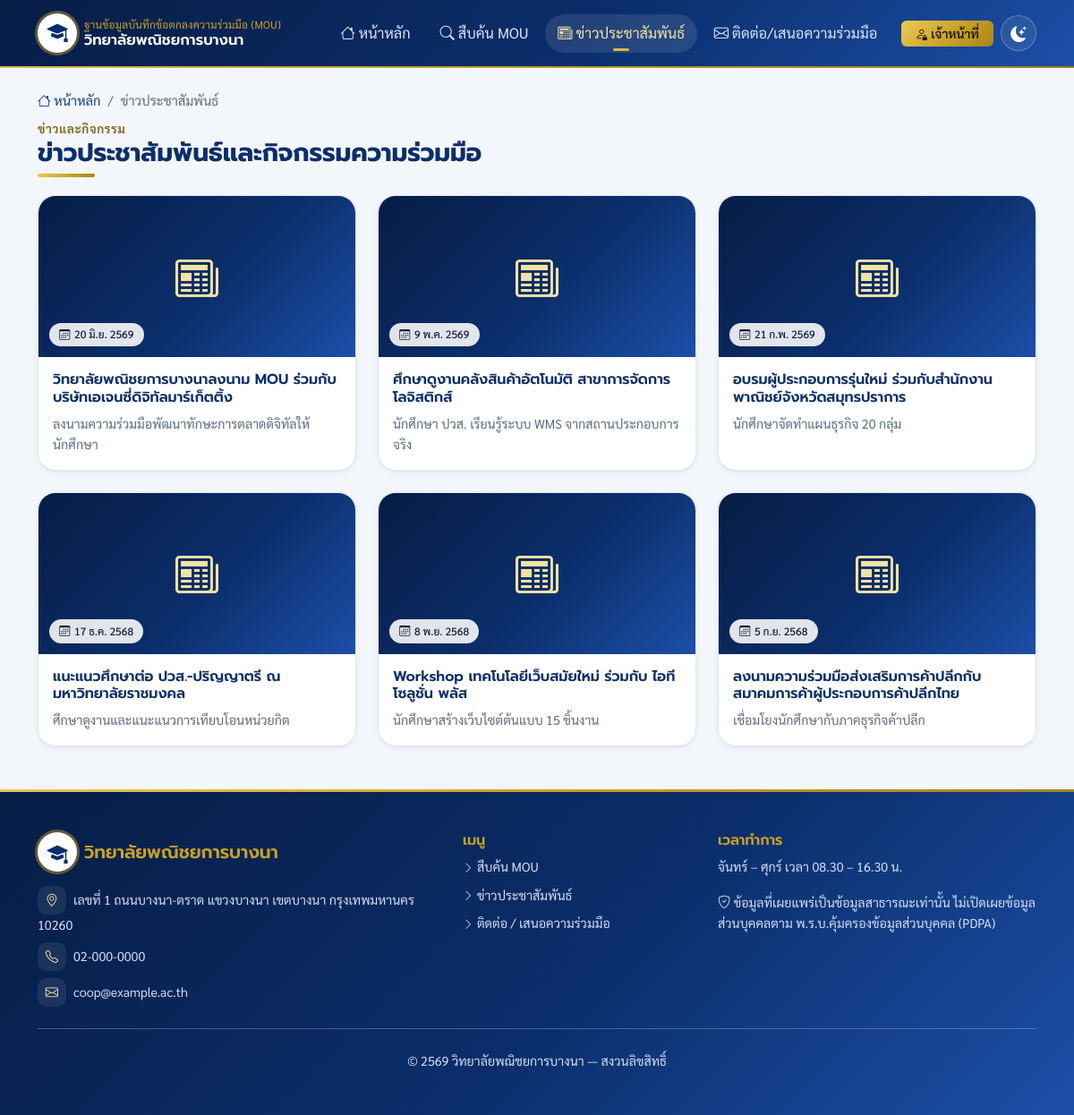
The page /news_list.php on the database its author committed.
### tables this page shows
CREATE TABLE IF NOT EXISTS `news` (
  `id` INT UNSIGNED NOT NULL AUTO_INCREMENT,
  `title` VARCHAR(300) NOT NULL,
  `slug` VARCHAR(300) DEFAULT NULL,
  `excerpt` VARCHAR(500) DEFAULT NULL,
  `content` MEDIUMTEXT,
  `cover_image` VARCHAR(255) DEFAULT NULL,
  `published_at` DATETIME NOT NULL DEFAULT CURRENT_TIMESTAMP,
  `is_published` TINYINT(1) NOT NULL DEFAULT 1,
  `author_id` INT UNSIGNED DEFAULT NULL,
  `view_count` INT UNSIGNED NOT NULL DEFAULT 0,
  `deleted_at` DATETIME DEFAULT NULL,
  PRIMARY KEY (`id`),
  KEY `idx_pub` (`is_published`,`published_at`),
  CONSTRAINT `fk_news_user` FOREIGN KEY (`author_id`) REFERENCES `users`(`id`) ON DELETE SET NULL
);

### includes/functions.php (called while the page is built, shortened)
<?php
require_once __DIR__ . '/db.php';
function e($value): string
{
    return htmlspecialchars((string) $value, ENT_QUOTES | ENT_SUBSTITUTE, 'UTF-8');
}
function url(string $path = ''): string
{
    return rtrim(BASE_URL, '/') . '/' . ltrim($path, '/');
}
function route(string $name, $id = null): string
{
    $pretty = ['home' => '', 'mou' => 'mou', 'news' => 'news', 'contact' => 'contact',
               'mou_detail' => 'mou/', 'news_detail' => 'news/', 'download' => 'download/'];
    $plain  = ['home' => 'public/index.php', 'mou' => 'public/mou_list.php', 'news' => 'public/news_list.php',
               'contact' => 'public/contact.php', 'mou_detail' => 'public/mou_detail.php?id=',
               'news_detail' => 'public/news_detail.php?id=', 'download' => 'public/download.php?id='];
    $map = USE_PRETTY_URLS ? $pretty : $plain;
    return url(($map[$name] ?? '') . ($id !== null ? (int) $id : ''));
}
function to_date($value): ?DateTimeImmutable
{
    try {
        return new DateTimeImmutable((string) $value);
    } catch (Exception $e) {
        return null;
    }
}
function thai_date($value, bool $short = false): string
{
    $d = to_date($value);
    $months = $short ? TH_MONTHS_SHORT : TH_MONTHS_FULL;
    return ((int) $d->format('j')) . ' ' . $months[(int) $d->format('n')] . ' ' . ((int) $d->format('Y') + 543);
}
function days_remaining($endDate): ?int
{
    $end = to_date($endDate);
    $today = new DateTimeImmutable('today');
    return (int) $today->diff($end->setTime(0, 0))->format('%r%a');
}
function settings_all(): array
{
    static $cache = null;
    if ($cache === null) {
        $cache = [];
        try {
            foreach (db_all('SELECT skey, svalue FROM settings') as $r) {
                $cache[$r['skey']] = $r['svalue'];
            }
        } catch (Throwable $e) {
            $cache = [];
        }
    }
    return $cache;
}
function setting(string $key, string $default = ''): string
{
    $all = settings_all();
    return isset($all[$key]) && $all[$key] !== '' ? $all[$key] : $default;
}
function expiring_days(): int
{
    $d = (int) setting('expiring_days', (string) DEFAULT_EXPIRING_DAYS);
    return $d > 0 ? $d : DEFAULT_EXPIRING_DAYS;
}
function refresh_mou_status(bool $force = false): void
{
    $today = date('Y-m-d');
    try {
        if (setting('daily_tasks_on') !== $today) {
            daily_tasks();
        }
    } catch (Throwable $e) {
        error_log('refresh_mou_status: ' . $e->getMessage());
    }
}
function daily_tasks(): array
{
    $result = ['new' => 0, 'mail' => null];
    try {
        $new = notify_expiring_mous();
        $result['new'] = count($new);
        if ($new) {
            $result['mail'] = send_expiring_digest($new);
        }
    } catch (Throwable $e) {
        error_log('daily_tasks: ' . $e->getMessage());
    }
    return $result;
}
function notify_expiring_mous(int $remindEveryDays = 30): array
{
    $rows = db_all(
        "SELECT m.id, m.mou_no, m.title, m.end_date, p.name AS partner_name
           FROM mou m JOIN partners p ON p.id = m.partner_id
          WHERE m.deleted_at IS NULL AND m.status = 'expiring'
          ORDER BY m.end_date, m.id"
    );
    $new = [];
    foreach ($rows as $r) {
        $days = days_remaining($r['end_date']);
        $new[] = $r + ['days' => $days];
    }
    return $new;
}
function send_expiring_digest(array $new): ?bool
{
    $to = setting('notify_email');
    if (!$new || $to === '' || !valid_email($to)) {
        return null;
    }
    $body = 'MOU ที่ใกล้หมดอายุ (ภายใน ' . expiring_days() . " วัน)\n" . str_repeat('-', 40) . "\n";
    $body .= "\nดูรายการและบันทึกการต่ออายุ: " . url('admin/mou_list.php?status=expiring') . "\n\n" . setting('college_name') . "\n";
    return send_text_mail($to, 'แจ้งเตือน MOU ใกล้หมดอายุ ' . count($new) . ' รายการ', $body);
}
function get(string $key, string $default = ''): string
{
    return isset($_GET[$key]) && is_string($_GET[$key]) ? trim($_GET[$key]) : $default;
}
function excerpt(string $text, int $len = 140): string
{
    $text = trim(preg_replace('/\s+/u', ' ', strip_tags($text)));
    return mb_strlen($text) > $len ? mb_substr($text, 0, $len) . '…' : $text;
}
function has_news_images(): bool
{
    static $ok = null;
    if ($ok === null) {
        try { $ok = (bool) db_val("SHOW TABLES LIKE 'news_images'"); } catch (Throwable $e) { $ok = false; }
    }
    return $ok;
}
function news_cover_sql(string $a = 'n'): string
{
    if (!has_news_images()) {
        return "$a.cover_image, 0 AS image_count";
    }
    return "COALESCE(NULLIF($a.cover_image, ''), (SELECT ni.stored_name FROM news_images ni WHERE ni.news_id = $a.id ORDER BY ni.sort_order, ni.id LIMIT 1)) AS cover_image,
            (SELECT COUNT(*) FROM news_images nc WHERE nc.news_id = $a.id) AS image_count";
}
function paginate(int $total, int $perPage, int $page): array
{
    $pages = max(1, (int) ceil($total / $perPage));
    $page  = min(max(1, $page), $pages);
    return ['page' => $page, 'pages' => $pages, 'offset' => ($page - 1) * $perPage, 'per' => $perPage, 'total' => $total];
}

### includes/db.php (called while the page is built, shortened)
<?php
function db(): PDO
{
    static $pdo = null;
    if ($pdo === null) {
        $dsn = 'mysql:host=' . DB_HOST . ';dbname=' . DB_NAME . ';charset=' . DB_CHARSET;
        try {
            $pdo = new PDO($dsn, DB_USER, DB_PASS, [
                PDO::ATTR_ERRMODE            => PDO::ERRMODE_EXCEPTION,
                PDO::ATTR_DEFAULT_FETCH_MODE => PDO::FETCH_ASSOC,
                PDO::ATTR_EMULATE_PREPARES   => false,
            ]);
            $pdo->exec("SET time_zone = '+07:00'");
        } catch (PDOException $e) {
            error_log('DB connect error: ' . $e->getMessage());
            http_response_code(500);
            exit(APP_ENV === 'production'
                ? 'ไม่สามารถเชื่อมต่อฐานข้อมูลได้ กรุณาลองใหม่ภายหลัง'
                : 'DB error: ' . htmlspecialchars($e->getMessage()));
        }
    }
    return $pdo;
}
function db_all(string $sql, array $params = []): array
{
    $st = db()->prepare($sql);
    $st->execute($params);
    return $st->fetchAll();
}
function db_val(string $sql, array $params = [])
{
    $st = db()->prepare($sql);
    $st->execute($params);
    $v = $st->fetchColumn();
    return $v === false ? null : $v;
}

### public/news_list.php (the view, shortened to what this page needs)
<?php
require_once __DIR__ . '/../includes/layout_public.php';
$per   = 9;
$total = (int) db_val("SELECT COUNT(*) FROM news WHERE is_published = 1 AND deleted_at IS NULL AND published_at <= NOW()");
$pg    = paginate($total, $per, (int) get('page', '1'));
$rows  = db_all("SELECT n.id, n.title, n.excerpt, " . news_cover_sql() . ", n.published_at FROM news n
                  WHERE n.is_published = 1 AND n.deleted_at IS NULL AND n.published_at <= NOW()
                  ORDER BY n.published_at DESC LIMIT $per OFFSET " . (int) $pg['offset']);
public_header('ข่าวประชาสัมพันธ์', 'ข่าวประชาสัมพันธ์และกิจกรรมความร่วมมือของวิทยาลัยพณิชยการบางนา', ['active' => 'news']);
?>
<div class="container mt-4">
  <nav aria-label="breadcrumb" class="fade-down"><ol class="breadcrumb mb-2">
    <li class="breadcrumb-item"><a href="<?= e(route('home')) ?>"><i class="bi bi-house" aria-hidden="true"></i> หน้าหลัก</a></li>
    <li class="breadcrumb-item active" aria-current="page">ข่าวประชาสัมพันธ์</li></ol></nav>
  <div class="section-kicker">ข่าวและกิจกรรม</div>
  <h1 class="section-title h3 fade-up">ข่าวประชาสัมพันธ์และกิจกรรมความร่วมมือ</h1>
  <div class="row g-4 stagger">
    <?php foreach ($rows as $n): ?>
    <div class="col-md-6 col-lg-4"><article class="card news-card h-100">
      <div class="cover"><?php if ($n['cover_image']): ?><img src="<?= e(url('uploads/news/' . $n['cover_image'])) ?>" alt="" loading="lazy"><?php else: ?><i class="bi bi-newspaper" aria-hidden="true"></i><?php endif; ?>
        <span class="chip chip-glass date-pill"><i class="bi bi-calendar3" aria-hidden="true"></i> <?= e(thai_date($n['published_at'], true)) ?></span>
        <?php if ((int) $n['image_count'] > 0): ?><span class="img-count"><i class="bi bi-images" aria-hidden="true"></i> <?= (int) $n['image_count'] ?> รูป</span><?php endif; ?></div>
      <div class="card-body">
        <h2 class="h6"><a class="stretched-link" href="<?= e(route('news_detail', $n['id'])) ?>"><?= e($n['title']) ?></a></h2>
        <p class="small text-muted mb-0"><?= e(excerpt((string) $n['excerpt'], 100)) ?></p>
      </div></article></div>
    <?php endforeach; ?>
  </div>
</div>

### rows shown on the page
news: published_at "20 มิ.ย. 2569", title "วิทยาลัยพณิชยการบางนาลงนาม MOU ร่วมกับบริษัทเอเจนซี่ดิจิทัลมาร์เก็ตติ้ง", excerpt "ลงนามความร่วมมือพัฒนาทักษะการตลาดดิจิทัลให้นักศึกษา"
news: published_at "9 พ.ค. 2569", title "ศึกษาดูงานคลังสินค้าอัตโนมัติ สาขาการจัดการโลจิสติกส์", excerpt "นักศึกษา ปวส. เรียนรู้ระบบ WMS จากสถานประกอบการจริง"
news: published_at "21 ก.พ. 2569", title "อบรมผู้ประกอบการรุ่นใหม่ ร่วมกับสำนักงานพาณิชย์จังหวัดสมุทรปราการ", excerpt "นักศึกษาจัดทำแผนธุรกิจ 20 กลุ่ม"
news: published_at "17 ธ.ค. 2568", title "แนะแนวศึกษาต่อ ปวส.-ปริญญาตรี ณ มหาวิทยาลัยราชมงคล", excerpt "ศึกษาดูงานและแนะแนวการเทียบโอนหน่วยกิต"
news: published_at "8 พ.ย. 2568", title "Workshop เทคโนโลยีเว็บสมัยใหม่ ร่วมกับ ไอที โซลูชั่น พลัส", excerpt "นักศึกษาสร้างเว็บไซต์ต้นแบบ 15 ชิ้นงาน"
news: published_at "5 ก.ย. 2568", title "ลงนามความร่วมมือส่งเสริมการค้าปลีกกับสมาคมการค้าผู้ประกอบการค้าปลีกไทย", excerpt "เชื่อมโยงนักศึกษากับภาคธุรกิจค้าปลีก"

### other values the page prints
$college "วิทยาลัยพณิชยการบางนา"
$n[0] "หน้าหลัก"
$n[0] "สืบค้น MOU"
$n[0] "ข่าวประชาสัมพันธ์"
$n[0] "ติดต่อ/เสนอความร่วมมือ"
setting('contact_address') "เลขที่ 1 ถนนบางนา-ตราด แขวงบางนา เขตบางนา กรุงเทพมหานคร 10260"
setting('contact_phone') "02-000-0000"
setting('contact_email') "coop@example.ac.th"
setting('office_hours') "จันทร์ – ศุกร์ เวลา 08.30 – 16.30 น."
